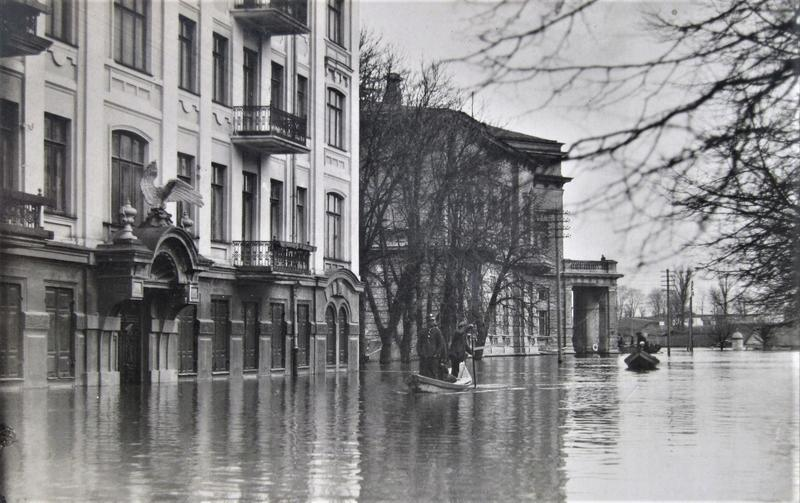
#> input picture flud.jpg, 800 x 503 px, found by its file name
$ jupyter execute --allow-errors SVD.ipynb   (shell and % lines are left out)
#> lines starting #> are read from the running program, lines starting #| are printed output that depends on the picture
[cell 1]
import numpy as np
import matplotlib.pyplot as plt

[cell 2]
x_class1 = np.random.normal(0, 2, size=(100))
y_class1 = np.random.normal(0, 2, size=(100))
c_class1 = np.ones(100)

[cell 3]
x_class2 = np.random.normal(6, 1, size=(100))
y_class2 = np.random.normal(6, 1, size=(100))
c_class2 = np.zeros(100)

[cell 4]
plt.scatter(x_class1, y_class1)
plt.scatter(x_class2, y_class2)

[cell 5]
X = np.concatenate([np.stack([x_class1, y_class1], axis=1),
                    np.stack([x_class2, y_class2], axis=1)])

y = np.concatenate([c_class1, c_class2])

[cell 6]
from sklearn.linear_model import LogisticRegression, LinearRegression

[cell 7]
lr = LogisticRegression()

[cell 8]
lr.fit(X, y)

[cell 9]
lr.predict([[-3, -5]])

#> (a cell that did not finish here is left out)

# SVD (Singular Value Decomposition)

What we will cover in this page:
- Increasing importance of linear algebra
- Singular Value Decomposition (SVD)
- Using SVD to compress images
- Recommender using SVD
- SVD for linear regression
- Naive SVD algorithm

## Increasing importance of linear algebra

In 1844 Hermann Grassmann published his "Theory of Extension" which included foundational new topics of what is today called **linear algebra**. In 1848, James Joseph Sylvester introduced the term **matrix**, which is Latin for womb.
Linear algebra is the branch of mathematics concerning linear equations such as
$a_{1}x_{1}+\cdots +a_{n}x_{n}=b$ and linear functions such as $(x_{1},\ldots ,x_{n})\mapsto a_{1}x_{1}+\ldots +a_{n}x_{n}$
and their representations through **matrices and vector spaces**. Linear algebra is increasing in importance as a core tool in the AI field. Nice [podcast](https://lexfridman.com/gilbert-strang/) about this increasing importance, Strang even suggests to replace calculus by linear algebra in schools. By the way most calculus operations have discrete analogues in linear algebra.

### Linear algebra (missing pieces?)

Since you know linear algebra well I just want to point out some important things which often are left forgotten:
- Algebra has geometric interpretation
- Usually you can think about algebraic objects and operations in alternative ways and that can open up some doors

Here are a couple examples to prove these points and give you some intuition.

#### Matrix-vector multiplication

- Matrix is a collection of vectors
- A matrix maps one vector to another vector
- Matrix times vector can be thought of as a weighted sum of matrix columns

So if we multiply a space by a matrix it enables us to **stretch and rotate** original space.

For example

$$
\begin{bmatrix}
\cos(\theta) & -\sin(\theta)\\
\sin(\theta) & \cos(\theta)
\end{bmatrix}
$$

works as a simple counter-clockwise rotation, and it's inverse as clockwise rotation. For more geometric interpretations see **3Blue1Brown** [linear algebra](https://www.youtube.com/watch?v=kjBOesZCoqc&feature=emb_title) course.

### Eigenvectors

**Suggested reading:** [THE $25,000,000,000 EIGENVECTOR THE LINEAR ALGEBRA BEHIND GOOGLE](https://www.math.arizona.edu/~glickenstein/math443f08/bryanleise.pdf)

So if a vector multiplied by a matrix is a stretch and rotation, then axes of rotation can be especially useful. These axes are called eigenvectors and are easy to define, we just formalize the fact that rotation does nothing by $A u=\lambda u$, where $\lambda$ is a scalar (eigenvalue).

An eigenvector (eigen means ‘specific’ in German) is a vector whose direction remains unchanged when a linear transformation is applied to it.

[cell 11]
import numpy as np

B = np.array([[-1, 1],
              [0, -2]])

values, vectors = np.linalg.eig(B)
print(f'Eigenvalues:\n{values}\nEigenvectors:\n{vectors}')

Let's see what's going on here.

[cell 12]
import matplotlib.pyplot as plt

X, Y = np.zeros(22), np.zeros(22)
U = np.concatenate([np.cos(np.linspace(0, 2*np.pi, 20)), vectors[0]])
V = np.concatenate([np.sin(np.linspace(0, 2*np.pi, 20)), vectors[1]])
colors = ['black'] * 20 + ['red'] * 2

plt.figure(figsize=(11, 5))
plt.subplot(121)
plt.quiver(X, Y, U, V, scale_units='x', scale=1, color=colors)
plt.xlim(-2, 2)
plt.ylim(-2, 2)

U_proj, V_proj = B.dot(np.vstack([U, V]))

plt.subplot(122)
plt.quiver(X, Y, U_proj, V_proj, scale_units='x', scale=1, color=colors)
plt.xlim(-2, 2)
plt.ylim(-2, 2)
plt.show()
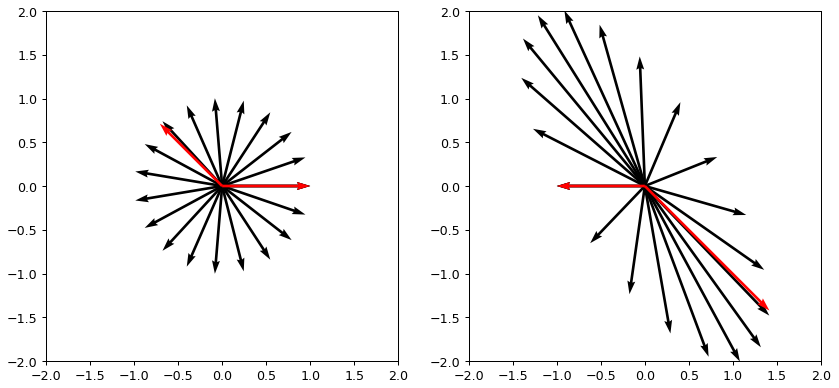
#> figure drawn by matplotlib, 2 panels

**TASK:** play a bit and make sure that it works as expected and you can use basic *numpy* functions easily (for example *np.dot*), we will need it a lot in the future.

**TASK:** play with a matrix
$\begin{bmatrix}
3 & 1\\
1 & 2
\end{bmatrix}$,
can you tell what it does to the vector space and where eigenvectors are located? Do they have a clear interpretation?

Some of the things you might discover will work only for symmetric matrices (those which are equal to its own transpose). Keep that in mind, later we will intentionally produce symmetric matrices.

### How to calculate eigenvectors

You might know that already, but let's run through a quick example to get some intuition. Let

$$A = \begin{bmatrix}
2 & 3\\
2 & 1
\end{bmatrix}$$

Since we are solving for $A u=\lambda u$ it is the same as to request that $A - \lambda I = 0$ or

$$\det\begin{pmatrix}
2 - \lambda & 3\\
2 & 1 - \lambda
\end{pmatrix} = 0.$$

After solving it you end up with two eigenvalues $\lambda_1 = -1$ and $\lambda_2 = 4$. The eigenvalue specifies the size of the eigenvector, let's find those now. By solving system of equations defined by $Au_1 = -u_1$ you should get $u_1 = \begin{bmatrix}-1\\1\end{bmatrix}$ and $Au_2 = 4u_2$ quickly leads to $u_2 = \begin{bmatrix}3\\2\end{bmatrix}$.

**TASK:** confirm these calculations using numpy.

#> (a cell that did not finish here is left out)

### Singular Value Decomposition (SVD)

We can decompose matrix any way we like, for example: $A = B + C$, $A = B \cdot C$, ... It turns out that some decompositions are useful for data compression, numerical calculations and might reveal insights into the data. SVD is defined as:

For some motivation see this [video](https://www.youtube.com/watch?v=YPe5OP7Clv4) with Gilbert Strang.

It is not really clear who invented SVD, but it's clear that it happened in the 19th century. For early history see this [paper](https://www.math.ucdavis.edu/~saito/courses/229A/stewart-svd.pdf). Fun fact: Gauss used matrix decomposition in 1823.

SVD is widely used in:
- Data compression
- Recommender systems
- Linear regressions
- NLP (natural language processing)
- PCA (principal component analysis)

We will see some examples below starting from data compression.

#### How is SVD computed?

Let's compute SVD for

$X=
\begin{bmatrix}
5 & 5\\
-1 & 7
\end{bmatrix} = USV^T.$

We start by producing symmetric matrix (you should have some intuition why we need that by now)

$$X^T X=VS^TSV^T=
\begin{bmatrix}
26 & 18\\
18 & 74
\end{bmatrix} = USV^T.$$

Now we can compute eigenvectors using determinant. Since
$\det(X^TX - \lambda I) = (\lambda - 20)(\lambda - 80)$
we have

$$X^TX - 80 I =
\begin{bmatrix}
-54 & 18\\
18 & -6
\end{bmatrix}
\rightarrow
V_1 = \frac{1}{\sqrt{10}}
\begin{bmatrix}
1\\
3
\end{bmatrix}.$$

$$X^TX - 20 I =
\begin{bmatrix}
6 & 18\\
18 & 54
\end{bmatrix}
\rightarrow
V_2 = \frac{1}{\sqrt{10}}
\begin{bmatrix}
3\\
-1
\end{bmatrix};$$

Now we have

$$V = \frac{1}{\sqrt{10}}
\begin{bmatrix}
1 & 3\\
3 & -1
\end{bmatrix},$$

thus knowing that $XV=US$ it is easy to find

$$S =
\begin{bmatrix}
4\sqrt{5} & 0\\
0 & 2\sqrt{5}
\end{bmatrix};\;
U = \frac{1}{\sqrt{2}}
\begin{bmatrix}
1 & 1\\
1 & -1
\end{bmatrix}.$$

Let's confirm our results using numpy.

[cell 14]
X = np.array([[5, 5],
              [-1, 7]])

U, S, V = np.linalg.svd(X)
print(f'U\n{U}\nS\n{S}\nV\n{V}')

[cell 15]
(U * S).dot(V.T)

#> (a cell that did not finish here is left out)

And to get back the original matrix we can do

[cell 17]
(U * S) @ V

**Note:** there is no need to add transpose for V since `np.linalg.svd` already returns transposed matrix. You can confirm this by typing in `np.linalg.svd?` and reading provided docs.

## Using SVD to compress images

We will use the following trick to compress images:
- Calculate SVD of an image
- Leave only top N factors in S
- Multiply matrices to obtain compressed image

As we saw this should work, because S captures most relevant eigenvectors.

[cell 18]
from IPython import display
from time import sleep
from PIL import Image

def plot(X):
    """Just a little helper function to get a nice image plot"""
    m = 255 if X.max() > 1 else 1
    plt.imshow(X, cmap='gray', vmin=0, vmax=m)
    plt.axis('off')

[cell 19]
X = np.array(Image.open('flud.jpg').convert('L'))
print(f'Image shape {X.shape}')
#| Image shape (503, 800)
plot(X)
#> in plot, `m = 255 if X.max() > 1 else 1`: m = 255

[cell 20]
def size(u, s, v):
    """Calculate number of values in SVD"""
    return u.shape[0] * u.shape[1] + s.shape[0] + v.shape[0] * v.shape[1]

n = X.shape[0] * X.shape[1]
#> n = 402400

First, let's use all singular values. Even then we reach some compression!

[cell 21]
U, S, V = np.linalg.svd(X)
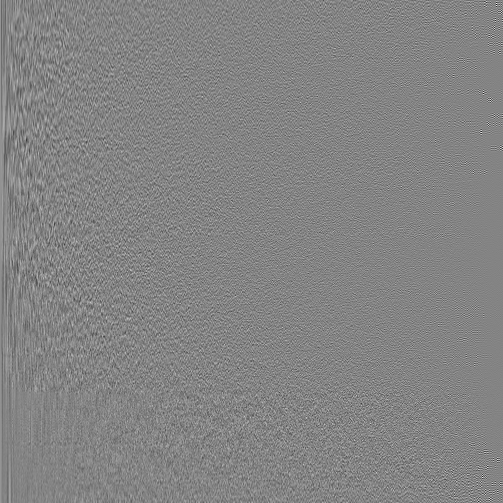
#> U: shape (503, 503) float64; min -0.409, max 0.381, mean 7.67e-05; drawn with min black and max white
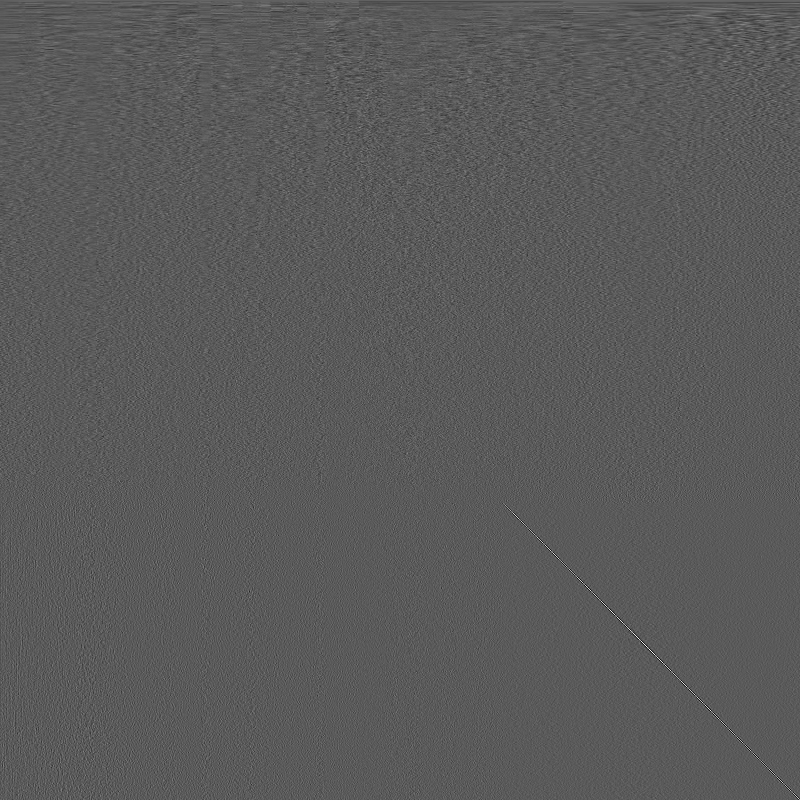
#> V: shape (800, 800) float64; min -0.345, max 0.627, mean 2.65e-05; drawn with min black and max white
#> S = 503 values, max 88625.7 at index 0, min 4.06 at index 502, mean 688.5

plot((U * S).dot(V[:len(S)]))
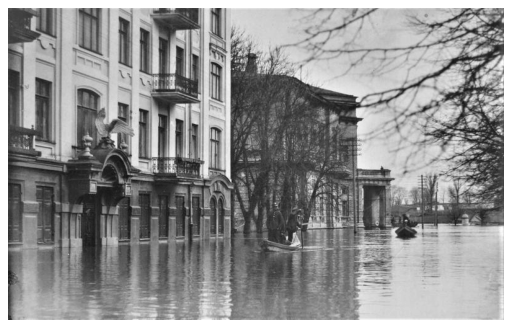
#> figure drawn by matplotlib, 1 panel

[cell 22]
503 * 800

[cell 23]
503 * 100 + 100 + 100 * 800

[cell 24]
n = 100
size(U[:, :n], S[:n], V[:n])
#> Out = 130400

[cell 25]
U[:, :100].shape
#> Out = (503, 100)

[cell 26]
S[:100].shape
#> Out = (100,)

[cell 27]
V[:100, :].shape
#> Out = (100, 800)

[cell 28]
n = 100
#> n = 100
plot((U[:, :n] * S[:n]).dot(V[:n]))

[cell 29]
plt.plot(S[:100])
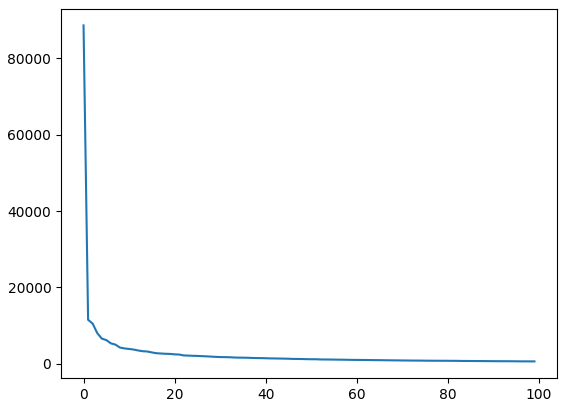
#> figure drawn by matplotlib, 1 panel; curve peaks at x = 0, y = 88625.7

[cell 30]
U, S, V = np.linalg.svd(X)


print('U shape - {0}\nS shape - {1}\nV shape - {2}'.format(U.shape, S.shape, V.shape))
#| U shape - (503, 503)
#| S shape - (503,)
#| V shape - (800, 800)
plot((U * S).dot(V[:len(S)]))
plt.title('Compression rate with all singular values - {0:.02%}'.format(
    1 - size(U, S, V[:len(S)]) / n))
plt.show()
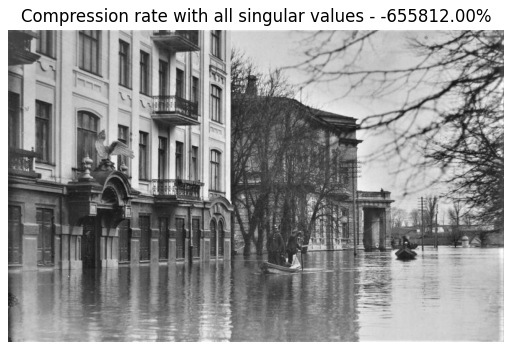
#> figure drawn by matplotlib, 1 panel

**TASK:** check if all values of `(U * S).dot(V[:len(S)])` match `X` using numpy.

Let's try to use only top singular values thus compressing the image even more.

[cell 31]
n = 503 * 800

#> (the rest of this cell did not finish here and is left out)

Note, that first singular values capture most of the information and thus lead to high compression rate.

[cell 32]
plt.plot(S)
plt.title('Singular values')
plt.show()
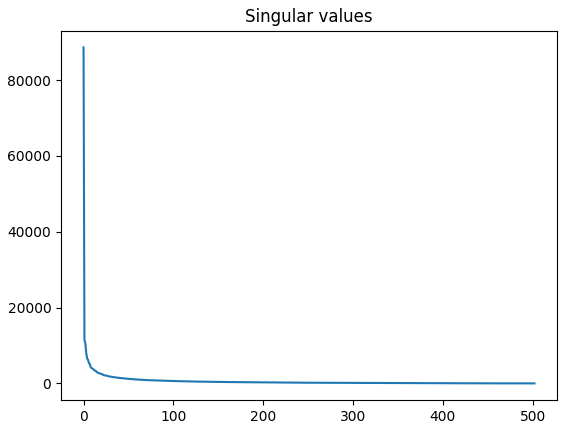
#> figure drawn by matplotlib, 1 panel; curve peaks at x = 0, y = 88625.7

**TASK:** play with animation and explore U, S, V, how many numbers do you need to transmit comprehensible image?

## SVD for linear regression

As you might know inverses are computationally unstable, for example:

[cell 33]
from scipy.linalg import hilbert

X = hilbert(10)

[cell 34]
X

[cell 35]
np.linalg.inv(np.linalg.inv(X))

For sure we expect $(X^{-1})^{-1} = X$, but

[cell 36]
plt.matshow(np.linalg.inv(np.linalg.inv(X)) - X)
plt.title('Errors obtained by $(X^{-1})^{-1} - X$')
plt.axis('off')
plt.colorbar()
plt.show()
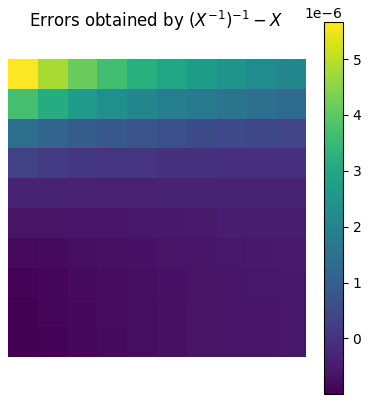
#> figure drawn by matplotlib, 2 panels

Further computations might lead to even higher errors, for example we would expect $X^{-1} X v = v$.

[cell 37]
v = np.ones(10)
print(np.linalg.inv(X).dot(X).dot(v) - v)

Linear regression works by

$$y=X\hat\beta$$

$$X^Ty=X^TX\hat\beta$$

$$\hat \beta = (X^T X)^{-1} X^T y$$

By the way you can vizualize linear regression as the process of minimizing $e$ in

thus it's an analogue of finding a projection of the target vector in a given vector space.

Let's come back to our problem - we saw that the inverse is unstable... SVD is one of the solutions to deal with that problem.

Since $X=USV^T$ and $UU^T=I_m;\;VV^T=I_n$ it is easy to show that $\hat \beta = (X^T X)^{-1} X^T y = V S^{-1} U^T y.$

**Note:** the inverse of S is known to be stable.

Let's see if this trick really works on a real dataset.

[cell 38]
from sklearn.datasets import load_diabetes

X = load_diabetes().data
y = load_diabetes().target
print(X.shape, y.shape)

n, m = X.shape
# add ones to dataset
X = np.hstack([np.ones(n)[:, np.newaxis], X])
# calculate beta using direct inverse
beta = np.linalg.inv(X.T.dot(X)).dot(X.T).dot(y)
beta

Calculate beta using direct inverse

[cell 39]
beta = np.linalg.inv(X.T.dot(X)).dot(X.T).dot(y)
print('RMSE = {0}'.format(np.mean((X.dot(beta) - y)**2)))

Calculate using SVD

[cell 40]
U, S, V = np.linalg.svd(X)

S = np.hstack([np.diag(S), np.zeros((len(S), n - len(S)))]).T    # X ~ U.dot(S).dot(V)
beta_svd = V.T.dot(np.linalg.pinv(S)).dot(U.T).dot(y)
print('RMSE = {0}'.format(np.mean((X.dot(beta_svd) - y)**2)))

**Note:** sklearn and most other libraries use SVD for regression.

[cell 41]
from sklearn.linear_model import LinearRegression

X = load_diabetes().data   # we do not need to add 1's column now
lr = LinearRegression()
lr.fit(X, y)
pred = lr.predict(X)
print('RMSE = {0}'.format(np.mean((pred - y)**2)))

**TASK:** look at the diabetes dataset, can you beat current result by some simple feature engineering? Or maybe we do not need all of the features?

### PCA (Principal Component analysis)

Similarly as with images SVD can be used to reveal most important components of the given dataset and thus lead to data compression. The process is called Principal Component analysis (PCA) as is executed as follows:

1. Make sure that your dataset has samples in rows and variables in columns.
2. Subtract mean and divide by standard deviation to normalize each variable to get $X$. To be fair subtracting mean is sufficient, but working with standard scaling is a good practice.
3. Calculate SVD by computing $X=USV^T$.
4. Treat $V$ are principal directions/axes and $US$ are principal components/scores.

**NOTE:** make sure that you can explain why each step is needed. If you need more explanation, read through this [discussion](https://stats.stackexchange.com/questions/134282/relationship-between-svd-and-pca-how-to-use-svd-to-perform-pca), it contains some good links too.

This is a neat trick if we want to apply simple model (for example linear regression) on high dimensional datasets.

[cell 42]
X = load_diabetes().data

[cell 43]
X = (X - X.mean(axis=0)) / X.std(axis=0)    # this is called Standard Scaling
U, S, V = np.linalg.svd(X)

i = 4
U[:, :i] * S[:i]    # principal components

Just to confirm that we interpreted SVD correctly this is sklearn implementation of PCA.

[cell 44]
from sklearn.decomposition import PCA

pca = PCA(4)
pca.fit(X)
pca.transform(X)

For our simple dataset PCA does not help to improve RMSE, but keep this in your toolbox for those case where you have high number of correlated features. Also it can be used to plot high dimensional datasets by projecting them to lower dimension. Let's take a look.

[cell 45]
pca = PCA(2)
pca.fit(X)
X_proj = pca.transform(X)

plt.scatter(X_proj[:,0], X_proj[:,1], c=y)
plt.title('First two principal components colored by price')
plt.colorbar()
plt.show()
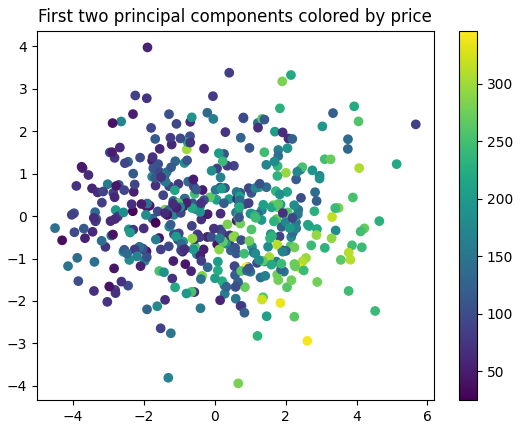
#> figure drawn by matplotlib, 2 panels

**TASK:** PCA can be used as anomaly detection simply by looking at the reconstruction error. Try to test this out using Olivetti faces dataset (`sklearn.datasets.fetch_olivetti_faces`). Just flip one or couple of images upside down so that they would look like anomalies, then encode and decode using PCA.

**TASK:** Make sure that you can repeat same exercise using SVD directly. Convince yourself that the last line of the code creates inverse transform.

```python
avg_face = X.mean(axis=0)    # Average face

U, S, V = np.linalg.svd((X - avg_face).T)   # We transpose so that image spans a column

i = 20                    # Number of components
face_to_encode = X[0]     # You can take any image here (for example: try to flip it using X[0][::-1])
encoded = U[:,:i].T @ (face_to_encode - avg_face)      # Here we encode image from 64x64 to only 20 values!
decoded = avg_face + U[:,:i] @ encoded     # This should be similar to face_to_encode
```

In essence we create a base of images in U that are used for encoding and decoding. If you take high number of components `U[:,:i] @ U[:,:i].T` will get close to identity, but when number of components is small it preserves only most relevant info. This is similar to Fourier transform, just that the base to use is suggested by the data. By the way, if you have big datasets you might need to use `sklearn.utils.extmath.randomized_svd` instead of `np.linalg.svd` to get decent run times.

**TASK:** Download the extended Yale faces dataset using the code provided below. Take the first face and leave it aside for testing (don't show it for the encoder while fitting it). Use PCA (or randomized SVD) and fit provided data. Check how it works on the image you have set aside. How many components do you need to get a decent reconstruction? Now comes the fun part - download [cropped dog](https://raw.githubusercontent.com/trokas/ai_primer/master/img/dog_crop.jpg) and [full dog](https://raw.githubusercontent.com/trokas/ai_primer/master/img/dog_full.jpg) images and try to encode and decode them using a different number of components. Which of those is easier to reconstruct? How many components do you need?

```python
!curl https://raw.githubusercontent.com/trokas/ai_primer/master/img/CroppedYale.zip --output CroppedYale.zip
!unzip CroppedYale.zip
X = np.array([np.asarray(Image.open(path)) for path in glob.glob('CroppedYale/*/*E*.pgm')])
```
Originally dataset was hosted on http://vision.ucsd.edu/extyaleb/CroppedYaleBZip/CroppedYale.zip.

---

**Solution (to the last TASK)**

```python
import glob
from sklearn.utils.extmath import randomized_svd

X = np.array([np.asarray(Image.open(path)) for path in glob.glob('CroppedYale/*/*E*.pgm')])
X = X.reshape((2414, 192 * 168))

avg_face = X.mean(axis=0)     # Average face
U, S, V = randomized_svd((X - avg_face).T, n_components=2000)

k = 600  # play with number of values
dog = np.array(Image.open('dog_crop.jpg').convert('L'))   # try to change to dog_full.jpg

face_to_encode = dog.flatten()
encoded = U[:, :k].T @ (face_to_encode - avg_face)
decoded = avg_face + U[:, :k] @ encoded

plot(face_to_encode.reshape(192, 168))
plt.show()
plot(decoded.reshape(192, 168))
```

TASK: PCA can be used as anomaly detection simply by looking at the reconstruction error. Try to test this out using Olivetti faces dataset (sklearn.datasets.fetch_olivetti_faces). Just flip one or couple of images upside down so that they would look like anomalies, then encode and decode using PCA.

[cell 46]
from sklearn.datasets import fetch_olivetti_faces

#> (a cell that did not finish here is left out)

#> (a cell that did not finish here is left out)

Steps:
1. plot one face
2. Reshape to (400, 64*64)
3. SVD on that big matrix
4. Limit SVD dimensions and plot couple reconstructed faces
5. (optional) Take a look at eigenfaces - plot one component from U
6. Flip one face upside down
7. Reconstruct flipped face

#> (a cell that did not finish here is left out)

#> (a cell that did not finish here is left out)

[cell 51]
U, S, V = np.linalg.svd(X)

[cell 52]
k = 200

#> (the rest of this cell did not finish here and is left out)

#> (a cell that did not finish here is left out)

[cell 54]
face = X[1][::-1]

#> (a cell that did not finish here is left out)

[cell 56]
face_reconstruct = face.dot(V[:k].T).dot(V[:k])

#> (a cell that did not finish here is left out)

[cell 58]
import glob
from sklearn.utils.extmath import randomized_svd

X = np.array([np.asarray(Image.open(path)) for path in glob.glob('CroppedYale/*/*E*.pgm')])
#> (the rest of this cell did not finish here and is left out)

[cell 59]
k = 600  # play with number of values
dog = np.array(Image.open('img/dog_full.jpg').convert('L'))   # try to change to dog_full.jpg
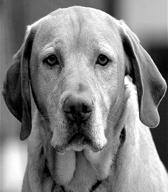
#> input picture img/dog_full.jpg, 168 x 192 px, found by its file name
#> dog is the input picture: shape (192, 168); min 0, max 255, mean 130

face_to_encode = dog.flatten()
#> (the rest of this cell did not finish here and is left out)
